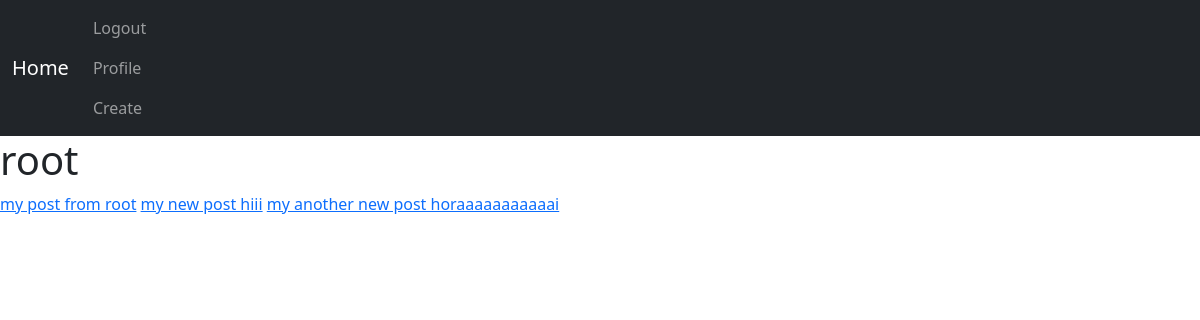
/account/profile/4 (signed in), run on the app's committed database.
### post/models.py (models this page shows)
class Post(models.Model):
    user = models.ForeignKey(User , on_delete=models.CASCADE , related_name='posts') # user.posts
    body = models.TextField()
    slug = models.SlugField()
    created = models.DateTimeField(auto_now_add=True)
    updated = models.DateTimeField(auto_now=True)
    class Meta:
        ordering = ('created',)
    def get_absolute_url(self):
        return reverse("post:post_detail" , args=(self.id , self.slug))

### account/views.py (the view)
# urls.py: path('profile/<int:user_id>' , views.UserProfileView.as_view() , name='user_profile'),
class UserProfileView(LoginRequiredMixin , View):
    template_name = 'account/profile.html'
    def get(self , request , user_id):
        user = get_object_or_404(User , id = user_id)
        posts = Post.objects.filter(user=user)
        relation = Relation.objects.filter(from_user= request.user, to_user=user)
        is_following  = False
        if relation.exists():
            is_following = True # if relaton is empty and None , its None so if dosn't work
        return render(request , self.template_name , {'user':user , 'posts':posts , 'is_following':is_following})

### account/authenticate.py (called while the page is built)
    def get_user(self , user_id):
        try:
            return User.objects.get(pk=user_id)
        except User.DoesNotExist:
            return None

### account/templates/account/profile.html (shortened to what this page needs)
{% extends 'base.html' %}
{% block body %}
    <h1>{{ user.username }}</h1>
    {% for post in posts %}
        <a href="{{ post.get_absolute_url }}">{{ post.body }}</a>
    {% endfor %}
{% endblock body %}

### data on the page
Post: body "my post from root"
Post: body "my new post hiii"
Post: body "my another new post horaaaaaaaaaaai"

### other printed values
{{ user.username }} "root"
